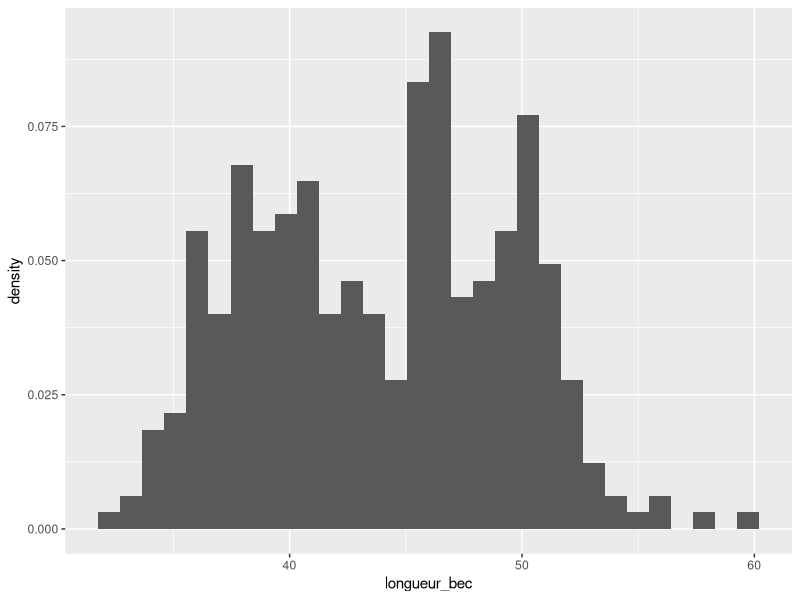
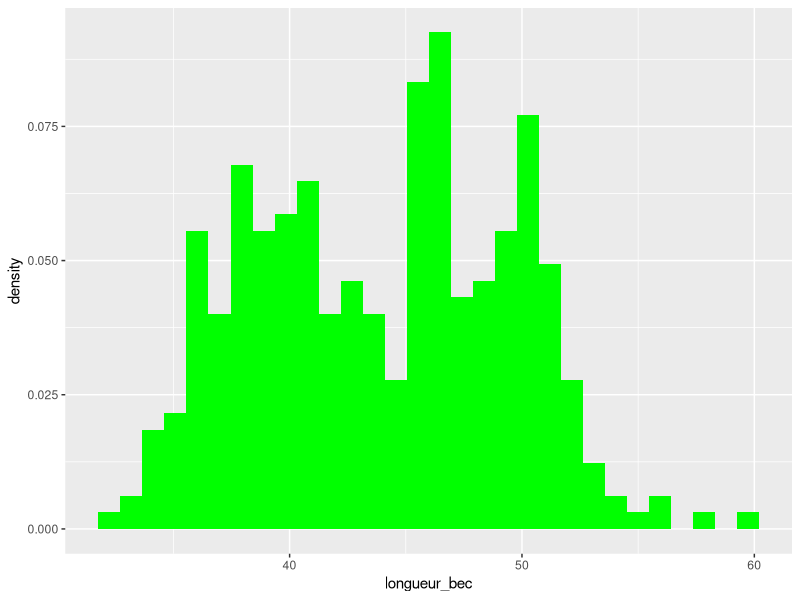
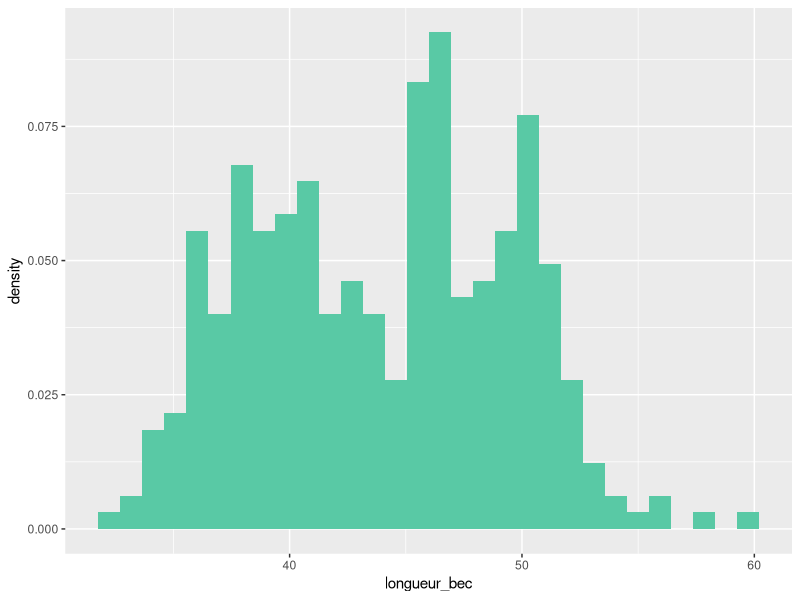
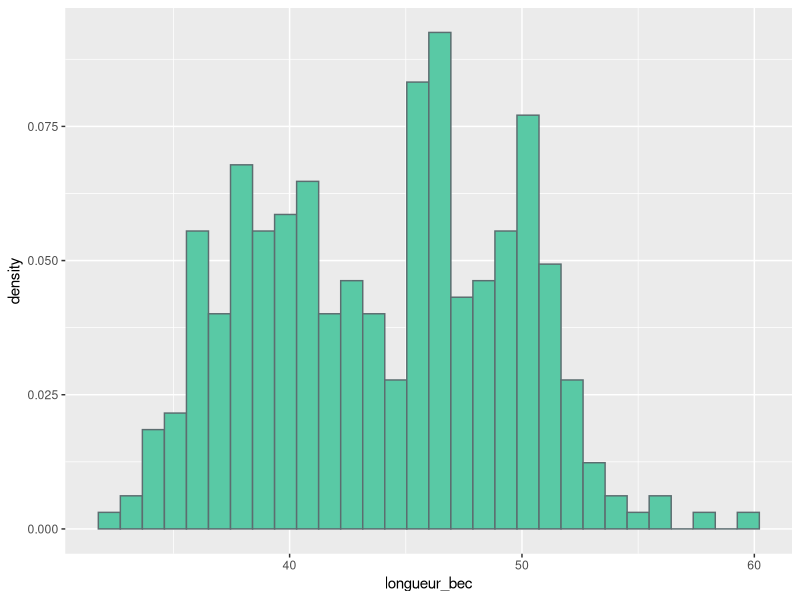
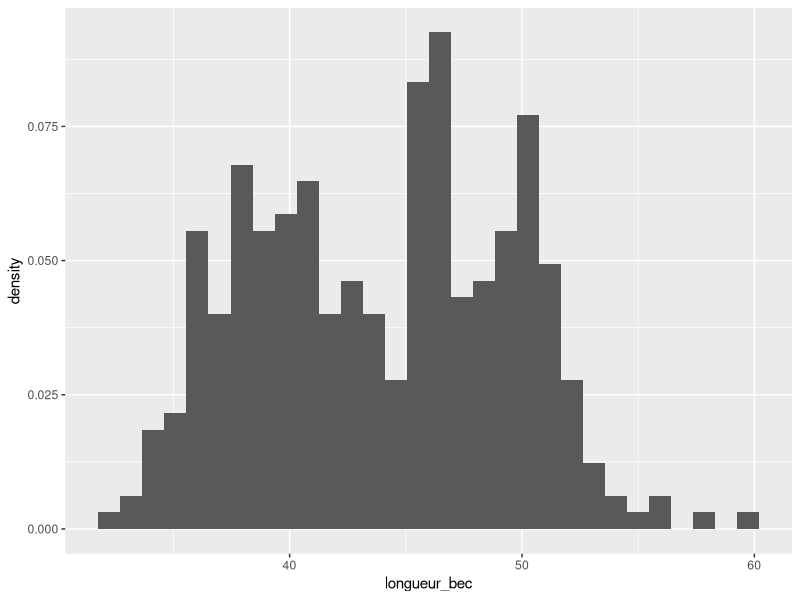
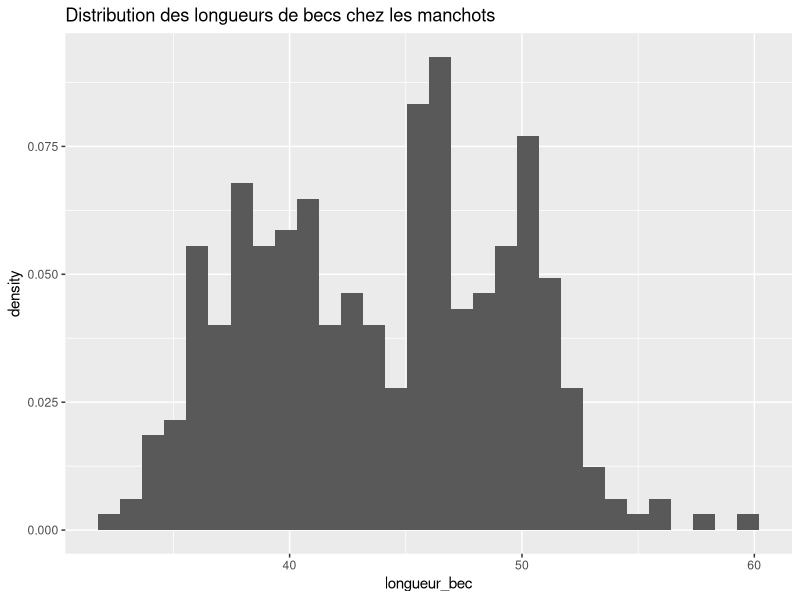

These charts were generated, in order, by the following R code:
## ---- chunk 1
knitr::opts_chunk$set(echo = TRUE, message = FALSE, warning = FALSE)
## ---- chunk 2
penguins <- read.table('penguins.csv', sep = ';', header = TRUE)

## ---- chunk 3
library(tidyverse)
## ---- chunk 4
penguins <- rename(.data = penguins, longueur_bec = bill_length_mm, 
                   epaisseur_bec = bill_depth_mm)
## ---- chunk 5
penguins <- rename(.data = penguins, espece = species, 
                   ile = island, poids = body_mass_g,
                   longueur_nageoire= flipper_length_mm,
                   sexe = sex,
                   annee = year)
## ---- chunk 6
ggplot(data = penguins) +
  geom_histogram(aes(x = longueur_bec, y = ..density..))
## ---- chunk 7
ggplot(data = penguins) +
  geom_histogram(aes(x = longueur_bec, y = ..density..), fill = 'green')
## ---- chunk 8
ggplot(data = penguins) +
  geom_histogram(aes(x = longueur_bec, y = ..density..), fill = '#59C9A5')
## ---- chunk 9
ggplot(data = penguins) +
  geom_histogram(aes(x = longueur_bec, y = ..density..), fill = '#59C9A5', col = '#5C6D70')
## ---- chunk 10
p1 <- ggplot(data = penguins) +
  geom_histogram(aes(x = longueur_bec, y = ..density..))
p1
## ---- chunk 11
p1 + 
  ggtitle('Distribution des longueurs de becs chez les manchots')
